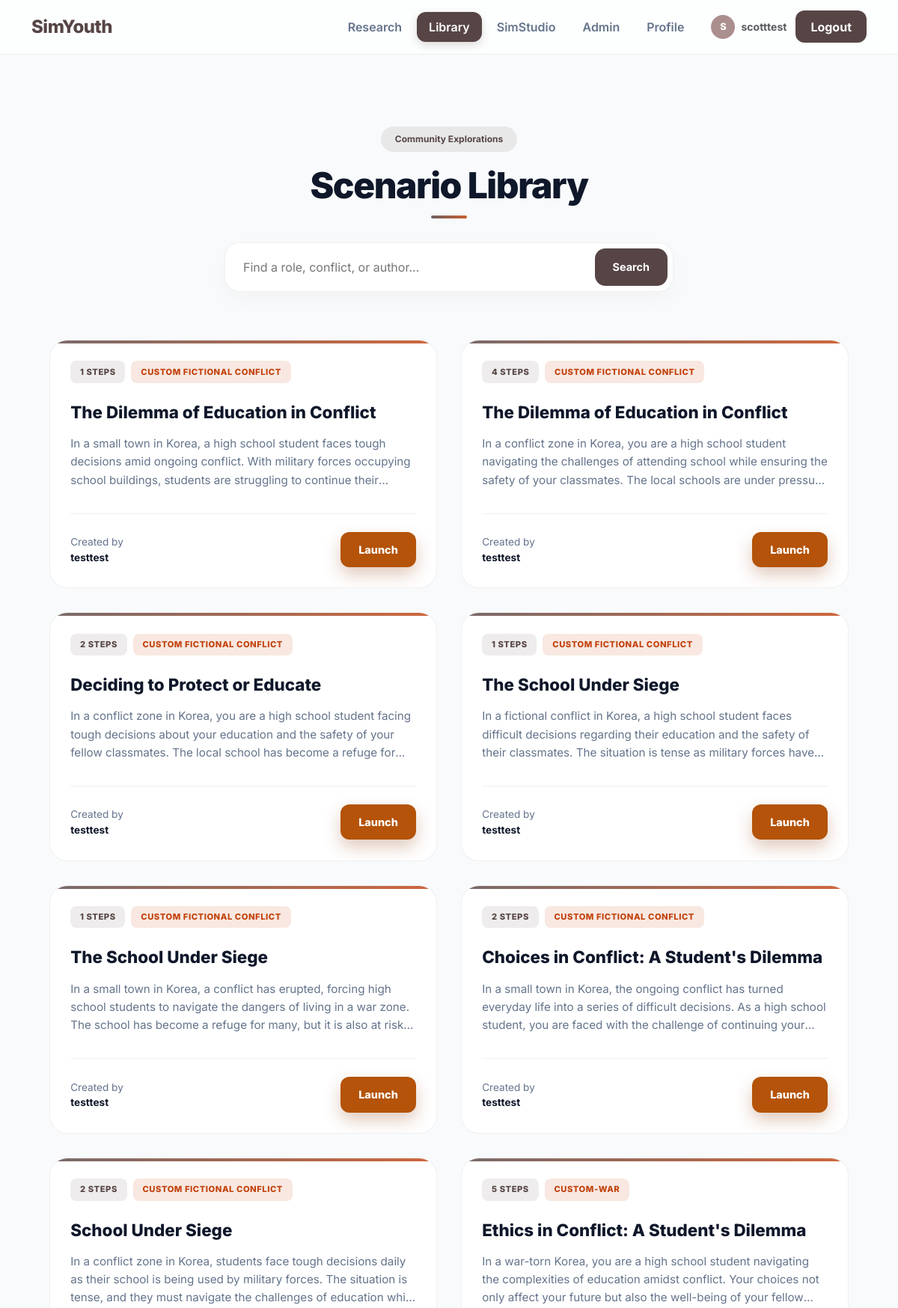
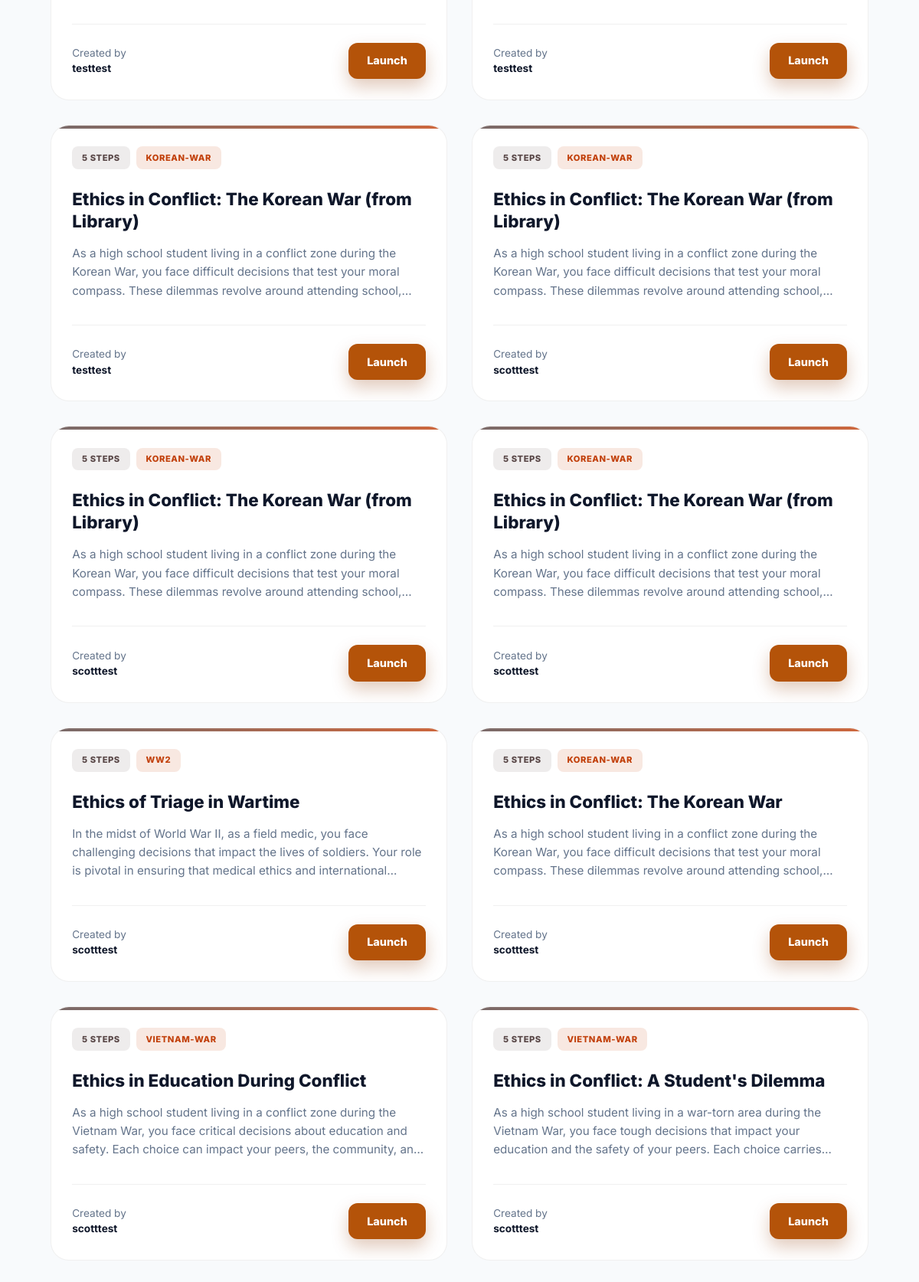
/library (signed in), run on the app's committed database (2 pictures, top to bottom).
### tables this page shows
CREATE TABLE RunSequences(
        run_id INTEGER PRIMARY KEY,
        sequence_json TEXT NOT NULL,
        created_at TEXT DEFAULT CURRENT_TIMESTAMP,
        FOREIGN KEY(run_id) REFERENCES Runs(id)
    );

CREATE TABLE Runs(
        id INTEGER PRIMARY KEY AUTOINCREMENT,
        username TEXT NOT NULL,
        run_type TEXT NOT NULL,   -- 'static' or 'gpt'
        sid TEXT,                 -- 'A'/'B'/'C'/'D' for static; 'G' for GPT
        title TEXT,
        total_steps INTEGER,
        started_at TEXT,
        finished_at TEXT,
        prefs_json TEXT,
        FOREIGN KEY(username) REFERENCES Users(username)
    );

### app.py (the view)
@app.route("/library", methods=["GET"])
@login_required
def library():
    q = (request.args.get("q") or "").strip()
    scenarios = _get_public_gpt_scenarios(limit=80, q=q, exclude_username=None)
    return render_template("library.html", scenarios=scenarios, q=q)

### app.py (called while the page is built)
@app.context_processor
def inject_safe_url():
    def safe_url(endpoint, **values):
        try:
            return url_for(endpoint, **values)
        except Exception:
            return None
    return dict(safe_url=safe_url)

def get_db():
    conn = sqlite3.connect(DB_PATH)
    conn.row_factory = sqlite3.Row
    return conn

def login_required(view_func):
    @wraps(view_func)
    def wrapper(*args, **kwargs):
        if not session.get("username"):
            flash("Please log in to access this page.", "warning")
            return redirect(url_for("login"))
        return view_func(*args, **kwargs)
    return wrapper

def _safe_json_loads(s: Optional[str], default):
    try:
        return json.loads(s) if s else default
    except Exception:
        return default

def _iso_to_epoch(iso_text: Optional[str]) -> Optional[int]:
    if not iso_text:
        return None
    try:
        dt = datetime.fromisoformat(str(iso_text))
        if dt.tzinfo is None:
            dt = dt.replace(tzinfo=timezone.utc)
        return int(dt.timestamp())
    except Exception:
        return None

### templates/library.html (shortened to what this page needs)
{% extends "base.html" %}
{% block content %}
<div class="library-container">
  <header class="lib-header">
    <div class="badge-main" style="background: rgba(87, 69, 69, 0.1); color: var(--brand); font-weight: 700; padding: 0.5rem 1.2rem; border-radius: 999px; margin-bottom: 1rem; display: inline-block; font-size: 0.75rem;">Community Explorations</div>
    <h1>Scenario Library</h1>
    <form class="search-wrapper" method="GET" action="{{ url_for('library') }}">
      <input type="text" name="q" value="{{ q }}" class="search-input" placeholder="Find a role, conflict, or author...">
      <button type="submit" class="search-btn">Search</button>
    </form>
  </header>
  <div class="scenario-grid">
    {% if scenarios and scenarios|length > 0 %}
      {% for s in scenarios %}
      <article class="scenario-card">
        <div class="card-top">
          <div class="tag-group">
            <span class="tag tag-highlight">{{ s.steps_count }} Steps</span>
            {% if s.prefs and s.prefs.war %}
              <span class="tag tag-accent">{{ s.prefs.war }}</span>
            {% endif %}
          </div>
        </div>
        <h2 class="scenario-title">{{ s.title }}</h2>
        <p class="scenario-intro">{{ s.intro }}</p>
        <div class="card-footer">
          <div class="author-info">
            Created by <span class="author-name">{{ s.author }}</span>
          </div>
          <form method="POST" action="{{ url_for('library_try', source_run_id=s.run_id) }}">
            <button class="btn-try" type="submit">Launch</button>
          </form>
        </div>
      </article>
      {% endfor %}
    {% endif %}
  </div>
</div>
{% endblock %}

### templates/base.html (style rules this page uses)
:root { --ink:#1e293b; --muted:#64748b; --line:rgba(0,0,0,.08); --bg:#f8fafc; --brand:#574545; --brand-light:#ab8e8e; --glass:rgba(255,255,255,.8); --radius:12px; }
body { font-family:'Inter',sans-serif; background:var(--bg); color:var(--ink); min-height:100vh; -webkit-font-smoothing:antialiased; }

### templates/library.html (style rules this page uses)
:root { --brand: #574545; --brand-light: #ab8e8e; --accent: #c2410c; --launch: #b45309; --launch-dark: #92400e; --launch-ring: rgba(180,83,9,0.28); --ink: #0f172a; --muted: #64748b; --bg: #f8fafc; --line: rgba(0, 0, 0, 0.06); --glass: rgba(255, 255, 255, 0.7); --transition: all 0.3s cubic-bezier(0.4, 0, 0.2, 1); }
body { background-color: var(--bg); color: var(--ink); font-family: 'Inter', system-ui, sans-serif; }
.library-container { max-width: 1200px; margin: 0 auto; padding: 4rem 1.5rem; }
.lib-header { text-align: center; margin-bottom: 4rem; }
.lib-header h1 { font-weight: 850; font-size: clamp(2rem, 5vw, 3rem); letter-spacing: -0.03em; margin-bottom: 0.75rem; position: relative; }
.lib-header h1::after { content: ""; display: block; width: 48px; height: 4px; margin: 0.75rem auto 0; border-radius: 999px; background: linear-gradient(90deg, var(--brand), var(--accent)); opacity: 0.85; }
.search-wrapper { max-width: 600px; margin: 2rem auto 0; position: relative; }
.search-input { width: 100%; padding: 1.25rem 1.5rem; padding-right: 100px; border-radius: 20px; border: 1px solid var(--line); background: white; box-shadow: 0 10px 30px rgba(0,0,0,0.03); transition: var(--transition); font-size: 1rem; }
.search-btn { position: absolute; right: 8px; top: 8px; bottom: 8px; padding: 0 1.5rem; background: var(--brand); color: white; border: none; border-radius: 14px; font-weight: 700; font-size: 0.9rem; cursor: pointer; transition: var(--transition); }
.scenario-grid { display: grid; grid-template-columns: repeat(auto-fill, minmax(340px, 1fr)); gap: 2rem; }
.scenario-card { background: white; border: 1px solid var(--line); border-radius: 24px; padding: 1.7rem; display: flex; flex-direction: column; transition: var(--transition); position: relative; overflow: hidden; }
.scenario-card::before { content: ""; position: absolute; top: 0; left: 0; right: 0; height: 4px; background: linear-gradient(90deg, var(--brand), var(--accent)); opacity: 0.8; }
.card-top { display: flex; justify-content: space-between; align-items: flex-start; margin-bottom: 1.5rem; }
.tag-group { display: flex; gap: 0.5rem; flex-wrap: wrap; }
.tag { font-size: 0.7rem; font-weight: 800; text-transform: uppercase; letter-spacing: 0.05em; padding: 0.4rem 0.8rem; background: var(--bg); border-radius: 8px; color: var(--muted); }
.tag-highlight { background: rgba(87, 69, 69, 0.1); color: var(--brand); }
.tag-accent { background: rgba(194,65,12,0.12); color: var(--accent); }
.scenario-title { font-size: 1.4rem; font-weight: 800; line-height: 1.3; margin-bottom: 1rem; color: var(--ink); display: -webkit-box; -webkit-line-clamp: 2; -webkit-box-orient: vertical; overflow: hidden; }
.scenario-intro { font-size: 0.95rem; color: var(--muted); line-height: 1.6; margin-bottom: 2rem; flex-grow: 1; display: -webkit-box; -webkit-line-clamp: 3; -webkit-box-orient: vertical; overflow: hidden; }
.card-footer { display: flex; align-items: center; justify-content: space-between; padding-top: 1.5rem; border-top: 1px solid var(--line); }
.author-info { font-size: 0.85rem; color: var(--muted); }
.author-name { display: block; color: var(--ink); font-weight: 700; }
.btn-try { background: var(--launch); color: white; border: none; padding: 0.8rem 1.5rem; border-radius: 12px; font-weight: 800; font-size: 0.9rem; text-decoration: none; transition: var(--transition); box-shadow: 0 10px 22px rgba(146,64,14,0.28); }

### data on the page
RunSequences: steps_count "1", prefs.war "CUSTOM FICTIONAL CONFLICT", title "The Dilemma of Education in Conflict", intro "In a small town in Korea, a high school student faces tough decisions amid ongoing conflict. With military forces occupying school buildings, students are struggling to continue…", author "testtest"
RunSequences: steps_count "4", prefs.war "CUSTOM FICTIONAL CONFLICT", title "The Dilemma of Education in Conflict", intro "In a conflict zone in Korea, you are a high school student navigating the challenges of attending school while ensuring the safety of your classmates. The local schools are under…", author "testtest"
RunSequences: steps_count "2", prefs.war "CUSTOM FICTIONAL CONFLICT", title "Deciding to Protect or Educate", intro "In a conflict zone in Korea, you are a high school student facing tough decisions about your education and the safety of your fellow classmates. The local school has become a refuge…", author "testtest"
RunSequences: steps_count "1", prefs.war "CUSTOM FICTIONAL CONFLICT", title "The School Under Siege", intro "In a fictional conflict in Korea, a high school student faces difficult decisions regarding their education and the safety of their classmates. The situation is tense as military forces…", author "testtest"
RunSequences: steps_count "1", prefs.war "CUSTOM FICTIONAL CONFLICT", title "The School Under Siege", intro "In a small town in Korea, a conflict has erupted, forcing high school students to navigate the dangers of living in a war zone. The school has become a refuge for many, but it is also at…", author "testtest"
RunSequences: steps_count "2", prefs.war "CUSTOM FICTIONAL CONFLICT", title "Choices in Conflict: A Student's Dilemma", intro "In a small town in Korea, the ongoing conflict has turned everyday life into a series of difficult decisions. As a high school student, you are faced with the challenge of continuing…", author "testtest"
RunSequences: steps_count "2", prefs.war "CUSTOM FICTIONAL CONFLICT", title "School Under Siege", intro "In a conflict zone in Korea, students face tough decisions daily as their school is being used by military forces. The situation is tense, and they must navigate the challenges of education…", author "testtest"
RunSequences: steps_count "5", prefs.war "CUSTOM-WAR", title "Ethics in Conflict: A Student's Dilemma", intro "In a war-torn Korea, you are a high school student navigating the complexities of education amidst conflict. Your choices not only affect your future but also the well-being of your…", author "testtest"
RunSequences: steps_count "5", prefs.war "KOREAN-WAR", title "Ethics in Conflict: The Korean War (from Library)", intro "As a high school student living in a conflict zone during the Korean War, you face difficult decisions that test your moral compass. These dilemmas revolve around attending…", author "testtest"
RunSequences: steps_count "5", prefs.war "KOREAN-WAR", title "Ethics in Conflict: The Korean War (from Library)", intro "As a high school student living in a conflict zone during the Korean War, you face difficult decisions that test your moral compass. These dilemmas revolve around attending…", author "scotttest"
RunSequences: steps_count "5", prefs.war "KOREAN-WAR", title "Ethics in Conflict: The Korean War (from Library)", intro "As a high school student living in a conflict zone during the Korean War, you face difficult decisions that test your moral compass. These dilemmas revolve around attending…", author "scotttest"
RunSequences: steps_count "5", prefs.war "KOREAN-WAR", title "Ethics in Conflict: The Korean War (from Library)", intro "As a high school student living in a conflict zone during the Korean War, you face difficult decisions that test your moral compass. These dilemmas revolve around attending…", author "scotttest"
RunSequences: steps_count "5", prefs.war "WW2", title "Ethics of Triage in Wartime", intro "In the midst of World War II, as a field medic, you face challenging decisions that impact the lives of soldiers. Your role is pivotal in ensuring that medical ethics and…", author "scotttest"
RunSequences: steps_count "5", prefs.war "KOREAN-WAR", title "Ethics in Conflict: The Korean War", intro "As a high school student living in a conflict zone during the Korean War, you face difficult decisions that test your moral compass. These dilemmas revolve around attending…", author "scotttest"
RunSequences: steps_count "5", prefs.war "VIETNAM-WAR", title "Ethics in Education During Conflict", intro "As a high school student living in a conflict zone during the Vietnam War, you face critical decisions about education and safety. Each choice can impact your peers, the community,…", author "scotttest"
RunSequences: steps_count "5", prefs.war "VIETNAM-WAR", title "Ethics in Conflict: A Student's Dilemma", intro "As a high school student living in a war-torn area during the Vietnam War, you face tough decisions that impact your education and the safety of your peers. Each choice…", author "scotttest"

### other printed values
{{ session['username'][0].upper() }} "S"
{{ session['username'] }} "scotttest"
